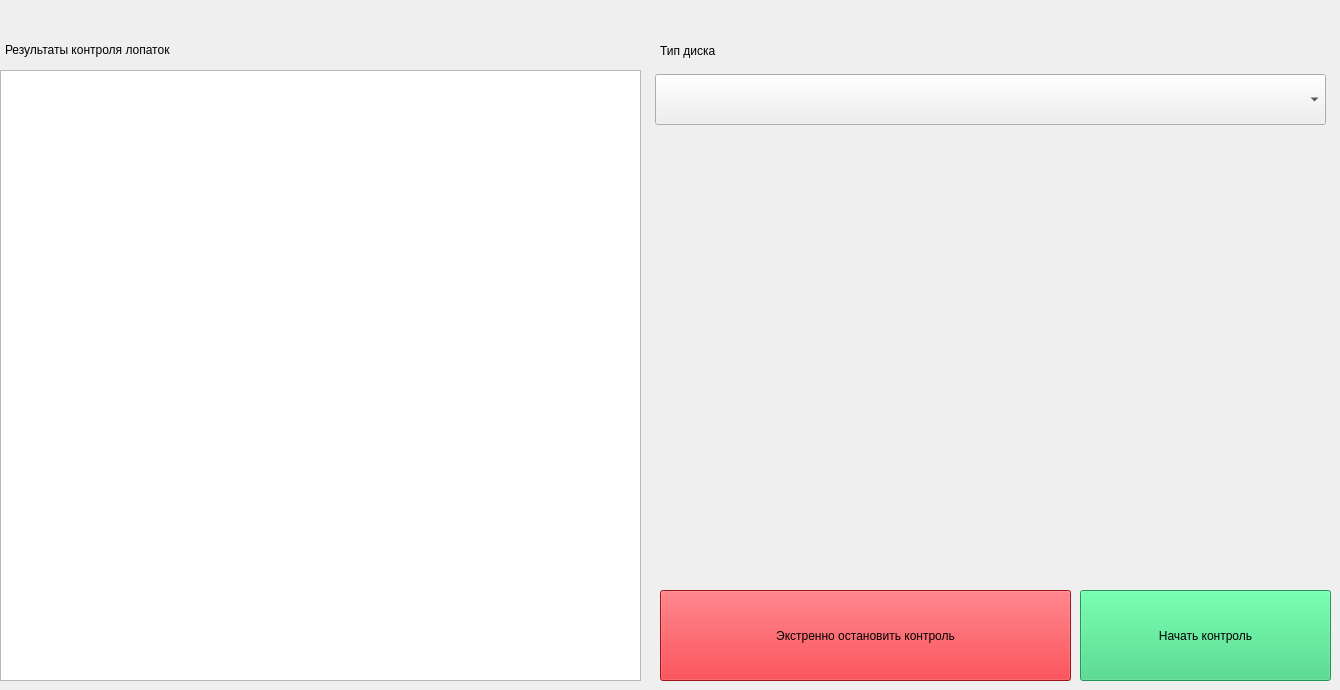
    <widget class="QWidget" name="new_measurement">
     <attribute name="title">
      <string>Новое измерение</string>
     </attribute>
     <widget class="QLabel" name="nm_label_measurements">
      <property name="geometry">
       <rect>
        <x>5</x>
        <y>29</y>
        <width>621</width>
        <height>41</height>
       </rect>
      </property>
      <property name="text">
       <string>Результаты контроля лопаток</string>
      </property>
     </widget>
     <widget class="QLabel" name="nm_label_disk_type">
      <property name="geometry">
       <rect>
        <x>660</x>
        <y>30</y>
        <width>601</width>
        <height>41</height>
       </rect>
      </property>
      <property name="text">
       <string>Тип диска</string>
      </property>
     </widget>
     <widget class="QPushButton" name="nm_start">
      <property name="geometry">
       <rect>
        <x>1080</x>
        <y>590</y>
        <width>251</width>
        <height>91</height>
       </rect>
      </property>
      <property name="palette">
       <palette>
        <active>
         <colorrole role="WindowText">
          <brush brushstyle="SolidPattern">
           <color alpha="255">
            <red>0</red>
            <green>0</green>
            <blue>0</blue>
           </color>
          </brush>
         </colorrole>
         <colorrole role="Button">
          <brush brushstyle="SolidPattern">
           <color alpha="255">
            <red>51</red>
            <green>209</green>
            <blue>122</blue>
           </color>
          </brush>
         </colorrole>
         <colorrole role="Light">
          <brush brushstyle="SolidPattern">
           <color alpha="255">
            <red>121</red>
            <green>255</green>
            <blue>181</blue>
           </color>
          </brush>
         </colorrole>
         <colorrole role="Midlight">
          <brush brushstyle="SolidPattern">
           <color alpha="255">
            <red>86</red>
            <green>232</green>
            <blue>151</blue>
           </color>
          </brush>
         </colorrole>
         <colorrole role="Dark">
          <brush brushstyle="SolidPattern">
           <color alpha="255">
            <red>25</red>
            <green>104</green>
            <blue>61</blue>
           </color>
          </brush>
         </colorrole>
         <colorrole role="Mid">
          <brush brushstyle="SolidPattern">
           <color alpha="255">
            <red>34</red>
            <green>139</green>
            <blue>81</blue>
           </color>
          </brush>
         </colorrole>
         <colorrole role="Text">
          <brush brushstyle="SolidPattern">
           <color alpha="255">
            <red>0</red>
            <green>0</green>
            <blue>0</blue>
           </color>
          </brush>
         </colorrole>
         <colorrole role="BrightText">
          <brush brushstyle="SolidPattern">
           <color alpha="255">
            <red>255</red>
            <green>255</green>
            <blue>255</blue>
           </color>
          </brush>
         </colorrole>
         <colorrole role="ButtonText">
          <brush brushstyle="SolidPattern">
           <color alpha="255">
            <red>0</red>
            <green>0</green>
            <blue>0</blue>
           </color>
          </brush>
         </colorrole>
         <colorrole role="Base">
          <brush brushstyle="SolidPattern">
           <color alpha="255">
            <red>255</red>
            <green>255</green>
            <blue>255</blue>
           </color>
          </brush>
         </colorrole>
         <colorrole role="Window">
          <brush brushstyle="SolidPattern">
           <color alpha="255">
            <red>51</red>
            <green>209</green>
            <blue>122</blue>
           </color>
          </brush>
         </colorrole>
         <colorrole role="Shadow">
          <brush brushstyle="SolidPattern">
           <color alpha="255">
            <red>0</red>
            <green>0</green>
            <blue>0</blue>
           </color>
          </brush>
         </colorrole>
         <colorrole role="AlternateBase">
          <brush brushstyle="SolidPattern">
           <color alpha="255">
            <red>153</red>
            <green>232</green>
            <blue>188</blue>
           </color>
          </brush>
         </colorrole>
         <colorrole role="ToolTipBase">
          <brush brushstyle="SolidPattern">
           <color alpha="255">
            <red>255</red>
            <green>255</green>
            <blue>220</blue>
           </color>
          </brush>
         </colorrole>
         <colorrole role="ToolTipText">
          <brush brushstyle="SolidPattern">
           <color alpha="255">
            <red>0</red>
            <green>0</green>
            <blue>0</blue>
           </color>
          </brush>
         </colorrole>
         <colorrole role="PlaceholderText">
          <brush brushstyle="SolidPattern">
           <color alpha="128">
            <red>0</red>
            <green>0</green>
            <blue>0</blue>
           </color>
          </brush>
         </colorrole>
        </active>
        <inactive>
         <colorrole role="WindowText">
          <brush brushstyle="SolidPattern">
           <color alpha="255">
            <red>0</red>
            <green>0</green>
            <blue>0</blue>
           </color>
          </brush>
         </colorrole>
         <colorrole role="Button">
          <brush brushstyle="SolidPattern">
           <color alpha="255">
            <red>51</red>
            <green>209</green>
            <blue>122</blue>
           </color>
          </brush>
         </colorrole>
         <colorrole role="Light">
          <brush brushstyle="SolidPattern">
           <color alpha="255">
            <red>121</red>
            <green>255</green>
            <blue>181</blue>
           </color>
          </brush>
         </colorrole>
         <colorrole role="Midlight">
          <brush brushstyle="SolidPattern">
           <color alpha="255">
            <red>86</red>
            <green>232</green>
            <blue>151</blue>
           </color>
          </brush>
         </colorrole>
         <colorrole role="Dark">
          <brush brushstyle="SolidPattern">
           <color alpha="255">
            <red>25</red>
            <green>104</green>
            <blue>61</blue>
           </color>
          </brush>
         </colorrole>
         <colorrole role="Mid">
          <brush brushstyle="SolidPattern">
           <color alpha="255">
            <red>34</red>
            <green>139</green>
            <blue>81</blue>
           </color>
          </brush>
         </colorrole>
         <colorrole role="Text">
          <brush brushstyle="SolidPattern">
           <color alpha="255">
            <red>0</red>
            <green>0</green>
            <blue>0</blue>
           </color>
          </brush>
         </colorrole>
         <colorrole role="BrightText">
          <brush brushstyle="SolidPattern">
           <color alpha="255">
            <red>255</red>
            <green>255</green>
            <blue>255</blue>
           </color>
          </brush>
         </colorrole>
         <colorrole role="ButtonText">
          <brush brushstyle="SolidPattern">
           <color alpha="255">
            <red>0</red>
            <green>0</green>
            <blue>0</blue>
           </color>
          </brush>
         </colorrole>
         <colorrole role="Base">
          <brush brushstyle="SolidPattern">
           <color alpha="255">
            <red>255</red>
            <green>255</green>
            <blue>255</blue>
           </color>
          </brush>
         </colorrole>
         <colorrole role="Window">
          <brush brushstyle="SolidPattern">
           <color alpha="255">
            <red>51</red>
            <green>209</green>
            <blue>122</blue>
           </color>
          </brush>
         </colorrole>
         <colorrole role="Shadow">
          <brush brushstyle="SolidPattern">
           <color alpha="255">
            <red>0</red>
            <green>0</green>
            <blue>0</blue>
           </color>
          </brush>
         </colorrole>
         <colorrole role="AlternateBase">
          <brush brushstyle="SolidPattern">
           <color alpha="255">
            <red>153</red>
            <green>232</green>
            <blue>188</blue>
           </color>
          </brush>
         </colorrole>
         <colorrole role="ToolTipBase">
          <brush brushstyle="SolidPattern">
           <color alpha="255">
            <red>255</red>
            <green>255</green>
            <blue>220</blue>
           </color>
          </brush>
         </colorrole>
         <colorrole role="ToolTipText">
          <brush brushstyle="SolidPattern">
           <color alpha="255">
            <red>0</red>
            <green>0</green>
            <blue>0</blue>
           </color>
          </brush>
         </colorrole>
         <colorrole role="PlaceholderText">
          <brush brushstyle="SolidPattern">
           <color alpha="128">
            <red>0</red>
            <green>0</green>
            <blue>0</blue>
           </color>
          </brush>
         </colorrole>
        </inactive>
        <disabled>
         <colorrole role="WindowText">
          <brush brushstyle="SolidPattern">
           <color alpha="255">
            <red>25</red>
            <green>104</green>
            <blue>61</blue>
           </color>
          </brush>
         </colorrole>
         <colorrole role="Button">
          <brush brushstyle="SolidPattern">
           <color alpha="255">
            <red>51</red>
            <green>209</green>
            <blue>122</blue>
           </color>
          </brush>
         </colorrole>
         <colorrole role="Light">
          <brush brushstyle="SolidPattern">
           <color alpha="255">
            <red>121</red>
            <green>255</green>
            <blue>181</blue>
           </color>
          </brush>
         </colorrole>
         <colorrole role="Midlight">
          <brush brushstyle="SolidPattern">
           <color alpha="255">
            <red>86</red>
            <green>232</green>
            <blue>151</blue>
           </color>
          </brush>
         </colorrole>
         <colorrole role="Dark">
          <brush brushstyle="SolidPattern">
           <color alpha="255">
            <red>25</red>
            <green>104</green>
            <blue>61</blue>
           </color>
          </brush>
         </colorrole>
         <colorrole role="Mid">
          <brush brushstyle="SolidPattern">
           <color alpha="255">
            <red>34</red>
            <green>139</green>
            <blue>81</blue>
           </color>
          </brush>
         </colorrole>
         <colorrole role="Text">
          <brush brushstyle="SolidPattern">
           <color alpha="255">
            <red>25</red>
            <green>104</green>
            <blue>61</blue>
           </color>
          </brush>
         </colorrole>
         <colorrole role="BrightText">
          <brush brushstyle="SolidPattern">
           <color alpha="255">
            <red>255</red>
            <green>255</green>
            <blue>255</blue>
           </color>
          </brush>
         </colorrole>
         <colorrole role="ButtonText">
          <brush brushstyle="SolidPattern">
           <color alpha="255">
            <red>25</red>
            <green>104</green>
            <blue>61</blue>
           </color>
          </brush>
         </colorrole>
         <colorrole role="Base">
          <brush brushstyle="SolidPattern">
           <color alpha="255">
            <red>51</red>
            <green>209</green>
            <blue>122</blue>
           </color>
          </brush>
         </colorrole>
         <colorrole role="Window">
          <brush brushstyle="SolidPattern">
           <color alpha="255">
            <red>51</red>
            <green>209</green>
            <blue>122</blue>
           </color>
          </brush>
         </colorrole>
         <colorrole role="Shadow">
          <brush brushstyle="SolidPattern">
           <color alpha="255">
            <red>0</red>
            <green>0</green>
            <blue>0</blue>
           </color>
          </brush>
         </colorrole>
         <colorrole role="AlternateBase">
          <brush brushstyle="SolidPattern">
           <color alpha="255">
            <red>51</red>
            <green>209</green>
            <blue>122</blue>
           </color>
          </brush>
         </colorrole>
         <colorrole role="ToolTipBase">
          <brush brushstyle="SolidPattern">
           <color alpha="255">
            <red>255</red>
            <green>255</green>
            <blue>220</blue>
           </color>
          </brush>
         </colorrole>
         <colorrole role="ToolTipText">
          <brush brushstyle="SolidPattern">
           <color alpha="255">
            <red>0</red>
            <green>0</green>
            <blue>0</blue>
           </color>
          </brush>
         </colorrole>
         <colorrole role="PlaceholderText">
          <brush brushstyle="SolidPattern">
           <color alpha="128">
            <red>0</red>
            <green>0</green>
            <blue>0</blue>
           </color>
          </brush>
         </colorrole>
        </disabled>
       </palette>
      </property>
      <property name="text">
       <string>Начать контроль</string>
      </property>
     </widget>
     <widget class="QPushButton" name="nm_stop">
      <property name="geometry">
       <rect>
        <x>660</x>
        <y>590</y>
        <width>411</width>
        <height>91</height>
       </rect>
      </property>
      <property name="palette">
       <palette>
        <active>
         <colorrole role="WindowText">
          <brush brushstyle="SolidPattern">
           <color alpha="255">
            <red>0</red>
            <green>0</green>
            <blue>0</blue>
           </color>
          </brush>
         </colorrole>
         <colorrole role="Button">
          <brush brushstyle="SolidPattern">
           <color alpha="255">
            <red>224</red>
            <green>27</green>
            <blue>36</blue>
           </color>
          </brush>
         </colorrole>
         <colorrole role="Light">
          <brush brushstyle="SolidPattern">
           <color alpha="255">
            <red>255</red>
            <green>112</green>
            <blue>118</blue>
           </color>
          </brush>
         </colorrole>
         <colorrole role="Midlight">
          <brush brushstyle="SolidPattern">
           <color alpha="255">
            <red>239</red>
            <green>69</green>
            <blue>77</blue>
           </color>
          </brush>
         </colorrole>
         <colorrole role="Dark">
          <brush brushstyle="SolidPattern">
           <color alpha="255">
            <red>112</red>
            <green>13</green>
            <blue>18</blue>
           </color>
          </brush>
         </colorrole>
         <colorrole role="Mid">
          <brush brushstyle="SolidPattern">
           <color alpha="255">
            <red>149</red>
            <green>18</green>
            <blue>24</blue>
           </color>
          </brush>
         </colorrole>
         <colorrole role="Text">
          <brush brushstyle="SolidPattern">
           <color alpha="255">
            <red>0</red>
            <green>0</green>
            <blue>0</blue>
           </color>
          </brush>
         </colorrole>
         <colorrole role="BrightText">
          <brush brushstyle="SolidPattern">
           <color alpha="255">
            <red>255</red>
            <green>255</green>
            <blue>255</blue>
           </color>
          </brush>
         </colorrole>
         <colorrole role="ButtonText">
          <brush brushstyle="SolidPattern">
           <color alpha="255">
            <red>0</red>
            <green>0</green>
            <blue>0</blue>
           </color>
          </brush>
         </colorrole>
         <colorrole role="Base">
          <brush brushstyle="SolidPattern">
           <color alpha="255">
            <red>255</red>
            <green>255</green>
            <blue>255</blue>
           </color>
          </brush>
         </colorrole>
         <colorrole role="Window">
          <brush brushstyle="SolidPattern">
           <color alpha="255">
            <red>224</red>
            <green>27</green>
            <blue>36</blue>
           </color>
          </brush>
         </colorrole>
         <colorrole role="Shadow">
          <brush brushstyle="SolidPattern">
           <color alpha="255">
            <red>0</red>
            <green>0</green>
            <blue>0</blue>
           </color>
          </brush>
         </colorrole>
         <colorrole role="AlternateBase">
          <brush brushstyle="SolidPattern">
           <color alpha="255">
            <red>239</red>
            <green>141</green>
            <blue>145</blue>
           </color>
          </brush>
         </colorrole>
         <colorrole role="ToolTipBase">
          <brush brushstyle="SolidPattern">
           <color alpha="255">
            <red>255</red>
            <green>255</green>
            <blue>220</blue>
           </color>
          </brush>
         </colorrole>
         <colorrole role="ToolTipText">
          <brush brushstyle="SolidPattern">
           <color alpha="255">
            <red>0</red>
            <green>0</green>
            <blue>0</blue>
           </color>
          </brush>
         </colorrole>
         <colorrole role="PlaceholderText">
          <brush brushstyle="SolidPattern">
           <color alpha="128">
            <red>0</red>
            <green>0</green>
            <blue>0</blue>
           </color>
          </brush>
         </colorrole>
        </active>
        <inactive>
         <colorrole role="WindowText">
          <brush brushstyle="SolidPattern">
           <color alpha="255">
            <red>0</red>
            <green>0</green>
            <blue>0</blue>
           </color>
          </brush>
         </colorrole>
         <colorrole role="Button">
          <brush brushstyle="SolidPattern">
           <color alpha="255">
            <red>224</red>
            <green>27</green>
            <blue>36</blue>
           </color>
          </brush>
         </colorrole>
         <colorrole role="Light">
          <brush brushstyle="SolidPattern">
           <color alpha="255">
            <red>255</red>
            <green>112</green>
            <blue>118</blue>
           </color>
          </brush>
         </colorrole>
         <colorrole role="Midlight">
          <brush brushstyle="SolidPattern">
           <color alpha="255">
            <red>239</red>
            <green>69</green>
            <blue>77</blue>
           </color>
          </brush>
         </colorrole>
         <colorrole role="Dark">
          <brush brushstyle="SolidPattern">
           <color alpha="255">
            <red>112</red>
            <green>13</green>
            <blue>18</blue>
           </color>
          </brush>
         </colorrole>
         <colorrole role="Mid">
          <brush brushstyle="SolidPattern">
           <color alpha="255">
            <red>149</red>
            <green>18</green>
            <blue>24</blue>
           </color>
          </brush>
         </colorrole>
         <colorrole role="Text">
          <brush brushstyle="SolidPattern">
           <color alpha="255">
            <red>0</red>
            <green>0</green>
            <blue>0</blue>
           </color>
          </brush>
         </colorrole>
         <colorrole role="BrightText">
          <brush brushstyle="SolidPattern">
           <color alpha="255">
            <red>255</red>
            <green>255</green>
            <blue>255</blue>
           </color>
          </brush>
         </colorrole>
         <colorrole role="ButtonText">
          <brush brushstyle="SolidPattern">
           <color alpha="255">
            <red>0</red>
            <green>0</green>
            <blue>0</blue>
           </color>
          </brush>
         </colorrole>
         <colorrole role="Base">
          <brush brushstyle="SolidPattern">
           <color alpha="255">
            <red>255</red>
            <green>255</green>
            <blue>255</blue>
           </color>
          </brush>
         </colorrole>
         <colorrole role="Window">
          <brush brushstyle="SolidPattern">
           <color alpha="255">
            <red>224</red>
            <green>27</green>
            <blue>36</blue>
           </color>
          </brush>
         </colorrole>
         <colorrole role="Shadow">
          <brush brushstyle="SolidPattern">
           <color alpha="255">
            <red>0</red>
            <green>0</green>
            <blue>0</blue>
           </color>
          </brush>
         </colorrole>
         <colorrole role="AlternateBase">
          <brush brushstyle="SolidPattern">
           <color alpha="255">
            <red>239</red>
            <green>141</green>
            <blue>145</blue>
           </color>
          </brush>
         </colorrole>
         <colorrole role="ToolTipBase">
          <brush brushstyle="SolidPattern">
           <color alpha="255">
            <red>255</red>
            <green>255</green>
            <blue>220</blue>
           </color>
          </brush>
         </colorrole>
         <colorrole role="ToolTipText">
          <brush brushstyle="SolidPattern">
           <color alpha="255">
            <red>0</red>
            <green>0</green>
            <blue>0</blue>
           </color>
          </brush>
         </colorrole>
         <colorrole role="PlaceholderText">
          <brush brushstyle="SolidPattern">
           <color alpha="128">
            <red>0</red>
            <green>0</green>
            <blue>0</blue>
           </color>
          </brush>
         </colorrole>
        </inactive>
        <disabled>
         <colorrole role="WindowText">
          <brush brushstyle="SolidPattern">
           <color alpha="255">
            <red>112</red>
            <green>13</green>
            <blue>18</blue>
           </color>
          </brush>
         </colorrole>
         <colorrole role="Button">
          <brush brushstyle="SolidPattern">
           <color alpha="255">
            <red>224</red>
            <green>27</green>
            <blue>36</blue>
           </color>
          </brush>
         </colorrole>
         <colorrole role="Light">
          <brush brushstyle="SolidPattern">
           <color alpha="255">
            <red>255</red>
            <green>112</green>
            <blue>118</blue>
           </color>
          </brush>
         </colorrole>
         <colorrole role="Midlight">
          <brush brushstyle="SolidPattern">
           <color alpha="255">
            <red>239</red>
            <green>69</green>
            <blue>77</blue>
           </color>
          </brush>
         </colorrole>
         <colorrole role="Dark">
          <brush brushstyle="SolidPattern">
           <color alpha="255">
            <red>112</red>
            <green>13</green>
            <blue>18</blue>
           </color>
          </brush>
         </colorrole>
         <colorrole role="Mid">
          <brush brushstyle="SolidPattern">
           <color alpha="255">
            <red>149</red>
            <green>18</green>
            <blue>24</blue>
           </color>
          </brush>
         </colorrole>
         <colorrole role="Text">
          <brush brushstyle="SolidPattern">
           <color alpha="255">
            <red>112</red>
            <green>13</green>
            <blue>18</blue>
           </color>
          </brush>
         </colorrole>
         <colorrole role="BrightText">
          <brush brushstyle="SolidPattern">
           <color alpha="255">
            <red>255</red>
            <green>255</green>
            <blue>255</blue>
           </color>
          </brush>
         </colorrole>
         <colorrole role="ButtonText">
          <brush brushstyle="SolidPattern">
           <color alpha="255">
            <red>112</red>
            <green>13</green>
            <blue>18</blue>
           </color>
          </brush>
         </colorrole>
         <colorrole role="Base">
          <brush brushstyle="SolidPattern">
           <color alpha="255">
            <red>224</red>
            <green>27</green>
            <blue>36</blue>
           </color>
          </brush>
         </colorrole>
         <colorrole role="Window">
          <brush brushstyle="SolidPattern">
           <color alpha="255">
            <red>224</red>
            <green>27</green>
            <blue>36</blue>
           </color>
          </brush>
         </colorrole>
         <colorrole role="Shadow">
          <brush brushstyle="SolidPattern">
           <color alpha="255">
            <red>0</red>
            <green>0</green>
            <blue>0</blue>
           </color>
          </brush>
         </colorrole>
         <colorrole role="AlternateBase">
          <brush brushstyle="SolidPattern">
           <color alpha="255">
            <red>224</red>
            <green>27</green>
            <blue>36</blue>
           </color>
          </brush>
         </colorrole>
         <colorrole role="ToolTipBase">
          <brush brushstyle="SolidPattern">
           <color alpha="255">
            <red>255</red>
            <green>255</green>
            <blue>220</blue>
           </color>
          </brush>
         </colorrole>
         <colorrole role="ToolTipText">
          <brush brushstyle="SolidPattern">
           <color alpha="255">
            <red>0</red>
            <green>0</green>
            <blue>0</blue>
           </color>
          </brush>
         </colorrole>
         <colorrole role="PlaceholderText">
          <brush brushstyle="SolidPattern">
           <color alpha="128">
            <red>0</red>
            <green>0</green>
            <blue>0</blue>
           </color>
          </brush>
         </colorrole>
        </disabled>
       </palette>
      </property>
      <property name="text">
       <string>Экстренно остановить контроль</string>
      </property>
     </widget>
     <widget class="QComboBox" name="nm_disk_type">
      <property name="geometry">
       <rect>
        <x>655</x>
        <y>74</y>
        <width>671</width>
        <height>51</height>
       </rect>
      </property>
     </widget>
     <widget class="QTableWidget" name="nm_measurements">
      <property name="geometry">
       <rect>
        <x>0</x>
        <y>70</y>
        <width>641</width>
        <height>611</height>
       </rect>
      </property>
      <property name="frameShadow">
       <enum>QFrame::Raised</enum>
      </property>
      <property name="sizeAdjustPolicy">
       <enum>QAbstractScrollArea::AdjustToContentsOnFirstShow</enum>
      </property>
      <property name="sortingEnabled">
       <bool>true</bool>
      </property>
      <attribute name="horizontalHeaderVisible">
       <bool>true</bool>
      </attribute>
      <attribute name="horizontalHeaderCascadingSectionResizes">
       <bool>true</bool>
      </attribute>
      <attribute name="horizontalHeaderHighlightSections">
       <bool>true</bool>
      </attribute>
      <attribute name="horizontalHeaderShowSortIndicator" stdset="0">
       <bool>true</bool>
      </attribute>
      <attribute name="horizontalHeaderStretchLastSection">
       <bool>true</bool>
      </attribute>
      <attribute name="verticalHeaderVisible">
       <bool>false</bool>
      </attribute>
      <attribute name="verticalHeaderCascadingSectionResizes">
       <bool>false</bool>
      </attribute>
      <attribute name="verticalHeaderHighlightSections">
       <bool>false</bool>
      </attribute>
      <attribute name="verticalHeaderShowSortIndicator" stdset="0">
       <bool>false</bool>
      </attribute>
      <attribute name="verticalHeaderStretchLastSection">
       <bool>false</bool>
      </attribute>
     </widget>
    </widget>
